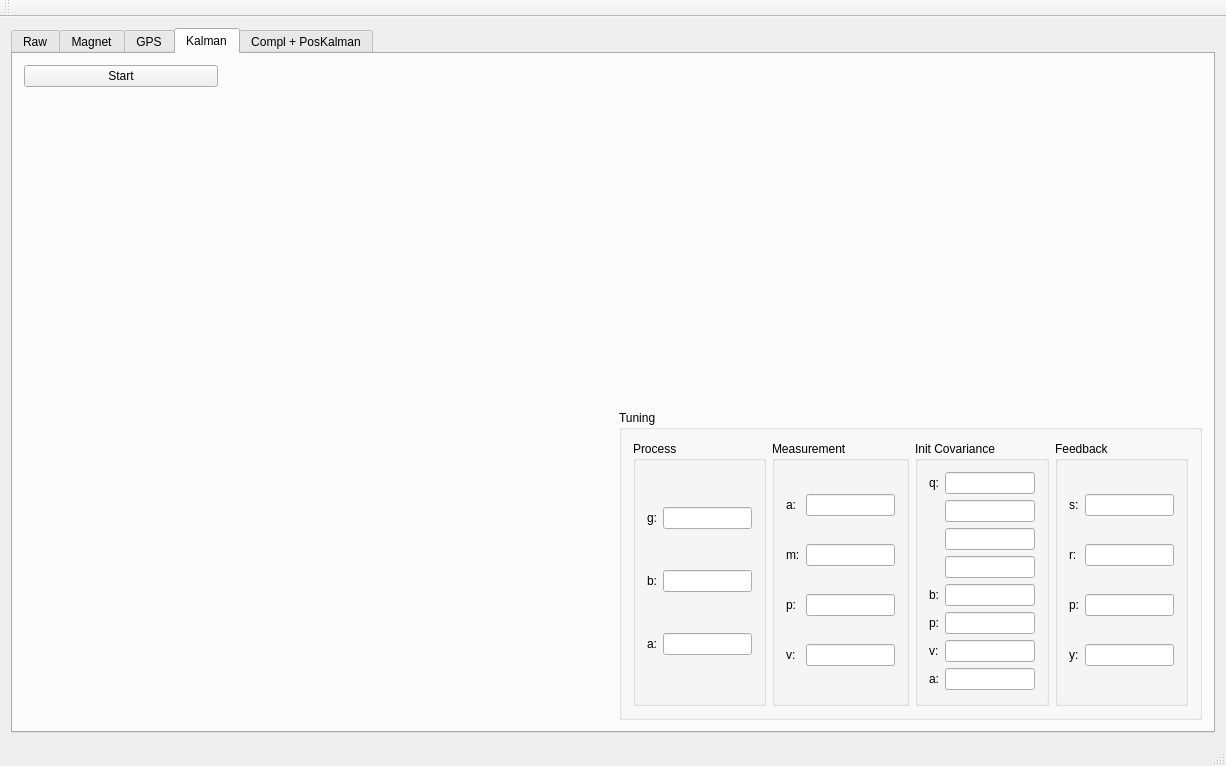
<?xml version="1.0" encoding="UTF-8"?>
<ui version="4.0">
 <class>MainWindow</class>
 <widget class="QMainWindow" name="MainWindow">
  <property name="geometry">
   <rect>
    <x>0</x>
    <y>0</y>
    <width>1226</width>
    <height>766</height>
   </rect>
  </property>
  <property name="windowTitle">
   <string>MainWindow</string>
  </property>
  <widget class="QWidget" name="centralWidget">
   <layout class="QVBoxLayout" name="verticalLayout">
    <item>
     <widget class="QTabWidget" name="tabWidget">
      <property name="currentIndex">
       <number>3</number>
      </property>
      <widget class="QWidget" name="tab">
       <attribute name="title">
        <string>Raw</string>
       </attribute>
       <layout class="QVBoxLayout" name="verticalLayout_3">
        <item>
         <widget class="QCustomPlot" name="plot1" native="true">
          <property name="sizePolicy">
           <sizepolicy hsizetype="Expanding" vsizetype="Expanding">
            <horstretch>0</horstretch>
            <verstretch>0</verstretch>
           </sizepolicy>
          </property>
         </widget>
        </item>
        <item>
         <widget class="QCustomPlot" name="plot2" native="true">
          <property name="sizePolicy">
           <sizepolicy hsizetype="Expanding" vsizetype="Expanding">
            <horstretch>0</horstretch>
            <verstretch>0</verstretch>
           </sizepolicy>
          </property>
         </widget>
        </item>
        <item>
         <widget class="QCustomPlot" name="plot3" native="true">
          <property name="sizePolicy">
           <sizepolicy hsizetype="Expanding" vsizetype="Expanding">
            <horstretch>0</horstretch>
            <verstretch>0</verstretch>
           </sizepolicy>
          </property>
         </widget>
        </item>
       </layout>
      </widget>
      <widget class="QWidget" name="tab_2">
       <attribute name="title">
        <string>Magnet</string>
       </attribute>
       <layout class="QGridLayout" name="gridLayout" columnstretch="1,2,1,2,2">
        <item row="2" column="3" colspan="2">
         <widget class="QWidget" name="widget_2" native="true"/>
        </item>
        <item row="2" column="0" colspan="3">
         <widget class="QWidget" name="widget" native="true"/>
        </item>
        <item row="8" column="3">
         <widget class="QLineEdit" name="zspan_le"/>
        </item>
        <item row="0" column="1" colspan="4">
         <spacer name="horizontalSpacer">
          <property name="orientation">
           <enum>Qt::Horizontal</enum>
          </property>
          <property name="sizeHint" stdset="0">
           <size>
            <width>40</width>
            <height>20</height>
           </size>
          </property>
         </spacer>
        </item>
        <item row="5" column="4">
         <widget class="QPushButton" name="pushButton_3">
          <property name="text">
           <string>Save</string>
          </property>
         </widget>
        </item>
        <item row="8" column="0">
         <widget class="QLabel" name="label_3">
          <property name="text">
           <string>Z bias, uT:</string>
          </property>
         </widget>
        </item>
        <item row="7" column="1">
         <widget class="QLineEdit" name="ybias_le"/>
        </item>
        <item row="7" column="0">
         <widget class="QLabel" name="label_2">
          <property name="text">
           <string>Y bias, uT:</string>
          </property>
         </widget>
        </item>
        <item row="8" column="1">
         <widget class="QLineEdit" name="zbias_le"/>
        </item>
        <item row="5" column="2">
         <widget class="QLabel" name="label_4">
          <property name="text">
           <string>X scale:</string>
          </property>
         </widget>
        </item>
        <item row="5" column="0">
         <widget class="QLabel" name="label">
          <property name="text">
           <string>X bias, uT:</string>
          </property>
         </widget>
        </item>
        <item row="5" column="1">
         <widget class="QLineEdit" name="xbias_le"/>
        </item>
        <item row="7" column="4">
         <spacer name="horizontalSpacer_3">
          <property name="orientation">
           <enum>Qt::Horizontal</enum>
          </property>
          <property name="sizeHint" stdset="0">
           <size>
            <width>40</width>
            <height>20</height>
           </size>
          </property>
         </spacer>
        </item>
        <item row="0" column="0">
         <widget class="QPushButton" name="pushButton">
          <property name="text">
           <string>Calibrate</string>
          </property>
          <property name="checkable">
           <bool>true</bool>
          </property>
         </widget>
        </item>
        <item row="7" column="2">
         <widget class="QLabel" name="label_5">
          <property name="text">
           <string>Y scale:</string>
          </property>
         </widget>
        </item>
        <item row="7" column="3">
         <widget class="QLineEdit" name="yspan_le"/>
        </item>
        <item row="8" column="4">
         <spacer name="horizontalSpacer_4">
          <property name="orientation">
           <enum>Qt::Horizontal</enum>
          </property>
          <property name="sizeHint" stdset="0">
           <size>
            <width>40</width>
            <height>20</height>
           </size>
          </property>
         </spacer>
        </item>
        <item row="5" column="3">
         <widget class="QLineEdit" name="xspan_le"/>
        </item>
        <item row="8" column="2">
         <widget class="QLabel" name="label_6">
          <property name="text">
           <string>Z scale:</string>
          </property>
         </widget>
        </item>
        <item row="1" column="0" colspan="5">
         <spacer name="horizontalSpacer_17">
          <property name="orientation">
           <enum>Qt::Horizontal</enum>
          </property>
          <property name="sizeHint" stdset="0">
           <size>
            <width>40</width>
            <height>20</height>
           </size>
          </property>
         </spacer>
        </item>
       </layout>
      </widget>
      <widget class="QWidget" name="tab_3">
       <attribute name="title">
        <string>GPS</string>
       </attribute>
       <layout class="QGridLayout" name="gridLayout_2" columnstretch="0,0,0,0">
        <item row="4" column="0">
         <widget class="QLabel" name="label_11">
          <property name="text">
           <string>VY:</string>
          </property>
         </widget>
        </item>
        <item row="4" column="1" colspan="2">
         <widget class="QLineEdit" name="vy_le"/>
        </item>
        <item row="4" column="3">
         <spacer name="horizontalSpacer_9">
          <property name="orientation">
           <enum>Qt::Horizontal</enum>
          </property>
          <property name="sizeHint" stdset="0">
           <size>
            <width>539</width>
            <height>20</height>
           </size>
          </property>
         </spacer>
        </item>
        <item row="5" column="0">
         <widget class="QLabel" name="label_12">
          <property name="text">
           <string>VZ:</string>
          </property>
         </widget>
        </item>
        <item row="5" column="1" colspan="2">
         <widget class="QLineEdit" name="vz_le"/>
        </item>
        <item row="5" column="3">
         <spacer name="horizontalSpacer_10">
          <property name="orientation">
           <enum>Qt::Horizontal</enum>
          </property>
          <property name="sizeHint" stdset="0">
           <size>
            <width>539</width>
            <height>20</height>
           </size>
          </property>
         </spacer>
        </item>
        <item row="6" column="0">
         <widget class="QLabel" name="label_13">
          <property name="text">
           <string>LAT:</string>
          </property>
         </widget>
        </item>
        <item row="6" column="1" colspan="2">
         <widget class="QLineEdit" name="lat_le"/>
        </item>
        <item row="6" column="3">
         <spacer name="horizontalSpacer_11">
          <property name="orientation">
           <enum>Qt::Horizontal</enum>
          </property>
          <property name="sizeHint" stdset="0">
           <size>
            <width>539</width>
            <height>20</height>
           </size>
          </property>
         </spacer>
        </item>
        <item row="7" column="0">
         <widget class="QLabel" name="label_14">
          <property name="text">
           <string>LON:</string>
          </property>
         </widget>
        </item>
        <item row="7" column="1" colspan="2">
         <widget class="QLineEdit" name="lon_le"/>
        </item>
        <item row="7" column="3">
         <spacer name="horizontalSpacer_12">
          <property name="orientation">
           <enum>Qt::Horizontal</enum>
          </property>
          <property name="sizeHint" stdset="0">
           <size>
            <width>539</width>
            <height>20</height>
           </size>
          </property>
         </spacer>
        </item>
        <item row="8" column="0">
         <widget class="QLabel" name="label_15">
          <property name="text">
           <string>ALT:</string>
          </property>
         </widget>
        </item>
        <item row="8" column="1" colspan="2">
         <widget class="QLineEdit" name="alt_le"/>
        </item>
        <item row="8" column="3">
         <spacer name="horizontalSpacer_13">
          <property name="orientation">
           <enum>Qt::Horizontal</enum>
          </property>
          <property name="sizeHint" stdset="0">
           <size>
            <width>539</width>
            <height>20</height>
           </size>
          </property>
         </spacer>
        </item>
        <item row="9" column="0">
         <widget class="QLabel" name="label_16">
          <property name="text">
           <string>MSL_ALT:</string>
          </property>
         </widget>
        </item>
        <item row="9" column="1" colspan="2">
         <widget class="QLineEdit" name="msl_alt_le"/>
        </item>
        <item row="9" column="3">
         <spacer name="horizontalSpacer_14">
          <property name="orientation">
           <enum>Qt::Horizontal</enum>
          </property>
          <property name="sizeHint" stdset="0">
           <size>
            <width>539</width>
            <height>20</height>
           </size>
          </property>
         </spacer>
        </item>
        <item row="10" column="0">
         <widget class="QLabel" name="label_17">
          <property name="text">
           <string>TIME:</string>
          </property>
         </widget>
        </item>
        <item row="10" column="1" colspan="2">
         <widget class="QLineEdit" name="time_le"/>
        </item>
        <item row="10" column="3">
         <spacer name="horizontalSpacer_15">
          <property name="orientation">
           <enum>Qt::Horizontal</enum>
          </property>
          <property name="sizeHint" stdset="0">
           <size>
            <width>539</width>
            <height>20</height>
           </size>
          </property>
         </spacer>
        </item>
        <item row="0" column="0">
         <widget class="QLabel" name="label_7">
          <property name="text">
           <string>X:</string>
          </property>
         </widget>
        </item>
        <item row="0" column="1" colspan="2">
         <widget class="QLineEdit" name="x_le"/>
        </item>
        <item row="0" column="3">
         <spacer name="horizontalSpacer_5">
          <property name="orientation">
           <enum>Qt::Horizontal</enum>
          </property>
          <property name="sizeHint" stdset="0">
           <size>
            <width>539</width>
            <height>20</height>
           </size>
          </property>
         </spacer>
        </item>
        <item row="1" column="0">
         <widget class="QLabel" name="label_8">
          <property name="text">
           <string>Y:</string>
          </property>
         </widget>
        </item>
        <item row="1" column="1" colspan="2">
         <widget class="QLineEdit" name="y_le"/>
        </item>
        <item row="1" column="3">
         <spacer name="horizontalSpacer_6">
          <property name="orientation">
           <enum>Qt::Horizontal</enum>
          </property>
          <property name="sizeHint" stdset="0">
           <size>
            <width>539</width>
            <height>20</height>
           </size>
          </property>
         </spacer>
        </item>
        <item row="2" column="0">
         <widget class="QLabel" name="label_9">
          <property name="text">
           <string>Z:</string>
          </property>
         </widget>
        </item>
        <item row="2" column="1" colspan="2">
         <widget class="QLineEdit" name="z_le"/>
        </item>
        <item row="2" column="3">
         <spacer name="horizontalSpacer_7">
          <property name="orientation">
           <enum>Qt::Horizontal</enum>
          </property>
          <property name="sizeHint" stdset="0">
           <size>
            <width>539</width>
            <height>20</height>
           </size>
          </property>
         </spacer>
        </item>
        <item row="3" column="0">
         <widget class="QLabel" name="label_10">
          <property name="text">
           <string>VX:</string>
          </property>
         </widget>
        </item>
        <item row="3" column="1" colspan="2">
         <widget class="QLineEdit" name="vx_le"/>
        </item>
        <item row="3" column="3">
         <spacer name="horizontalSpacer_8">
          <property name="orientation">
           <enum>Qt::Horizontal</enum>
          </property>
          <property name="sizeHint" stdset="0">
           <size>
            <width>539</width>
            <height>20</height>
           </size>
          </property>
         </spacer>
        </item>
       </layout>
      </widget>
      <widget class="QWidget" name="tab_4">
       <attribute name="title">
        <string>Kalman</string>
       </attribute>
       <layout class="QGridLayout" name="gridLayout_3" columnstretch="1,2,3">
        <item row="0" column="0">
         <widget class="QPushButton" name="pushButton_2">
          <property name="text">
           <string>Start</string>
          </property>
          <property name="checkable">
           <bool>true</bool>
          </property>
         </widget>
        </item>
        <item row="0" column="1" colspan="2">
         <spacer name="horizontalSpacer_2">
          <property name="orientation">
           <enum>Qt::Horizontal</enum>
          </property>
          <property name="sizeHint" stdset="0">
           <size>
            <width>746</width>
            <height>17</height>
           </size>
          </property>
         </spacer>
        </item>
        <item row="1" column="2">
         <widget class="QCustomPlot" name="plot5" native="true"/>
        </item>
        <item row="2" column="0" colspan="2">
         <widget class="QWidget" name="dwidget" native="true"/>
        </item>
        <item row="1" column="0" colspan="2">
         <widget class="QCustomPlot" name="plot4" native="true"/>
        </item>
        <item row="2" column="2">
         <widget class="QGroupBox" name="groupBox">
          <property name="title">
           <string>Tuning</string>
          </property>
          <layout class="QHBoxLayout" name="horizontalLayout">
           <item>
            <widget class="QGroupBox" name="groupBox_2">
             <property name="title">
              <string>Process</string>
             </property>
             <layout class="QGridLayout" name="gridLayout_4">
              <item row="0" column="0">
               <widget class="QLabel" name="label_27">
                <property name="text">
                 <string>g:</string>
                </property>
               </widget>
              </item>
              <item row="0" column="1">
               <widget class="QLineEdit" name="gyro_process_le"/>
              </item>
              <item row="1" column="0">
               <widget class="QLabel" name="label_28">
                <property name="text">
                 <string>b:</string>
                </property>
               </widget>
              </item>
              <item row="1" column="1">
               <widget class="QLineEdit" name="gyro_bias_process_le"/>
              </item>
              <item row="2" column="0">
               <widget class="QLabel" name="label_29">
                <property name="text">
                 <string>a:</string>
                </property>
               </widget>
              </item>
              <item row="2" column="1">
               <widget class="QLineEdit" name="accel_process_le"/>
              </item>
             </layout>
            </widget>
           </item>
           <item>
            <widget class="QGroupBox" name="groupBox_3">
             <property name="title">
              <string>Measurement</string>
             </property>
             <layout class="QGridLayout" name="gridLayout_5">
              <item row="0" column="0">
               <widget class="QLabel" name="label_23">
                <property name="text">
                 <string>a:</string>
                </property>
               </widget>
              </item>
              <item row="0" column="1">
               <widget class="QLineEdit" name="accel_meas_le"/>
              </item>
              <item row="1" column="0">
               <widget class="QLabel" name="label_24">
                <property name="text">
                 <string>m:</string>
                </property>
               </widget>
              </item>
              <item row="1" column="1">
               <widget class="QLineEdit" name="magn_meas_le"/>
              </item>
              <item row="2" column="0">
               <widget class="QLabel" name="label_25">
                <property name="text">
                 <string>p:</string>
                </property>
               </widget>
              </item>
              <item row="2" column="1">
               <widget class="QLineEdit" name="pos_meas_le"/>
              </item>
              <item row="3" column="0">
               <widget class="QLabel" name="label_26">
                <property name="text">
                 <string>v:</string>
                </property>
               </widget>
              </item>
              <item row="3" column="1">
               <widget class="QLineEdit" name="vel_meas_le"/>
              </item>
             </layout>
            </widget>
           </item>
           <item>
            <widget class="QGroupBox" name="groupBox_4">
             <property name="title">
              <string>Init Covariance</string>
             </property>
             <layout class="QGridLayout" name="gridLayout_6">
              <item row="0" column="0">
               <widget class="QLabel" name="label_18">
                <property name="text">
                 <string>q:</string>
                </property>
               </widget>
              </item>
              <item row="0" column="1">
               <widget class="QLineEdit" name="qs_init_le"/>
              </item>
              <item row="4" column="0">
               <widget class="QLabel" name="label_19">
                <property name="text">
                 <string>b:</string>
                </property>
               </widget>
              </item>
              <item row="4" column="1">
               <widget class="QLineEdit" name="bias_init_le"/>
              </item>
              <item row="5" column="0">
               <widget class="QLabel" name="label_20">
                <property name="text">
                 <string>p:</string>
                </property>
               </widget>
              </item>
              <item row="5" column="1">
               <widget class="QLineEdit" name="pos_init_le"/>
              </item>
              <item row="6" column="0">
               <widget class="QLabel" name="label_21">
                <property name="text">
                 <string>v:</string>
                </property>
               </widget>
              </item>
              <item row="6" column="1">
               <widget class="QLineEdit" name="vel_init_le"/>
              </item>
              <item row="7" column="1">
               <widget class="QLineEdit" name="accel_init_le"/>
              </item>
              <item row="7" column="0">
               <widget class="QLabel" name="label_22">
                <property name="text">
                 <string>a:</string>
                </property>
               </widget>
              </item>
              <item row="1" column="1">
               <widget class="QLineEdit" name="qx_init_le"/>
              </item>
              <item row="2" column="1">
               <widget class="QLineEdit" name="qy_init_le"/>
              </item>
              <item row="3" column="1">
               <widget class="QLineEdit" name="qz_init_le"/>
              </item>
             </layout>
            </widget>
           </item>
           <item>
            <widget class="QGroupBox" name="groupBox_5">
             <property name="title">
              <string>Feedback</string>
             </property>
             <layout class="QGridLayout" name="gridLayout_7">
              <item row="3" column="1">
               <widget class="QLineEdit" name="yaw_std_le"/>
              </item>
              <item row="1" column="1">
               <widget class="QLineEdit" name="roll_std_le"/>
              </item>
              <item row="2" column="0">
               <widget class="QLabel" name="_2">
                <property name="text">
                 <string>p:</string>
                </property>
               </widget>
              </item>
              <item row="1" column="0">
               <widget class="QLabel" name="label_30">
                <property name="text">
                 <string>r:</string>
                </property>
               </widget>
              </item>
              <item row="3" column="0">
               <widget class="QLabel" name="_3">
                <property name="text">
                 <string>y:</string>
                </property>
               </widget>
              </item>
              <item row="2" column="1">
               <widget class="QLineEdit" name="pitch_std_le"/>
              </item>
              <item row="0" column="1">
               <widget class="QLineEdit" name="samples_le"/>
              </item>
              <item row="0" column="0">
               <widget class="QLabel" name="label_31">
                <property name="text">
                 <string>s:</string>
                </property>
               </widget>
              </item>
             </layout>
            </widget>
           </item>
          </layout>
         </widget>
        </item>
       </layout>
      </widget>
      <widget class="QWidget" name="tab_5">
       <attribute name="title">
        <string>Compl + PosKalman</string>
       </attribute>
       <layout class="QGridLayout" name="gridLayout_8" columnstretch="1,2,3">
        <item row="0" column="0">
         <widget class="QPushButton" name="pushButton_4">
          <property name="text">
           <string>Start</string>
          </property>
          <property name="checkable">
           <bool>true</bool>
          </property>
         </widget>
        </item>
        <item row="1" column="0" colspan="2">
         <widget class="QCustomPlot" name="plot6" native="true"/>
        </item>
        <item row="1" column="2">
         <widget class="QCustomPlot" name="plot7" native="true"/>
        </item>
        <item row="2" column="2">
         <widget class="QGroupBox" name="groupBox_6">
          <property name="title">
           <string>Tuning</string>
          </property>
          <layout class="QHBoxLayout" name="horizontalLayout_2">
           <item>
            <widget class="QGroupBox" name="groupBox_7">
             <property name="title">
              <string>Gain</string>
             </property>
             <layout class="QGridLayout" name="gridLayout_10">
              <item row="0" column="0">
               <widget class="QLabel" name="label_34">
                <property name="text">
                 <string>a:</string>
                </property>
               </widget>
              </item>
              <item row="0" column="1">
               <widget class="QLineEdit" name="a_gain_le"/>
              </item>
              <item row="1" column="0">
               <widget class="QLabel" name="label_35">
                <property name="text">
                 <string>m:</string>
                </property>
               </widget>
              </item>
              <item row="1" column="1">
               <widget class="QLineEdit" name="m_gain_le"/>
              </item>
             </layout>
            </widget>
           </item>
           <item>
            <widget class="QGroupBox" name="groupBox_8">
             <property name="title">
              <string>Feedback</string>
             </property>
             <layout class="QGridLayout" name="gridLayout_9">
              <item row="0" column="0">
               <widget class="QLabel" name="label_32">
                <property name="text">
                 <string>s:</string>
                </property>
               </widget>
              </item>
              <item row="0" column="1">
               <widget class="QLineEdit" name="samples_le_2"/>
              </item>
              <item row="1" column="0">
               <widget class="QLabel" name="label_33">
                <property name="text">
                 <string>r:</string>
                </property>
               </widget>
              </item>
              <item row="1" column="1">
               <widget class="QLineEdit" name="roll_std_le_2"/>
              </item>
              <item row="2" column="0">
               <widget class="QLabel" name="_4">
                <property name="text">
                 <string>p:</string>
                </property>
               </widget>
              </item>
              <item row="2" column="1">
               <widget class="QLineEdit" name="pitch_std_le_2"/>
              </item>
              <item row="3" column="0">
               <widget class="QLabel" name="_5">
                <property name="text">
                 <string>y:</string>
                </property>
               </widget>
              </item>
              <item row="3" column="1">
               <widget class="QLineEdit" name="yaw_std_le_2"/>
              </item>
             </layout>
            </widget>
           </item>
          </layout>
         </widget>
        </item>
        <item row="0" column="1" colspan="2">
         <spacer name="horizontalSpacer_16">
          <property name="orientation">
           <enum>Qt::Horizontal</enum>
          </property>
          <property name="sizeHint" stdset="0">
           <size>
            <width>981</width>
            <height>20</height>
           </size>
          </property>
         </spacer>
        </item>
        <item row="2" column="0" colspan="2">
         <widget class="QWidget" name="dwidget2" native="true"/>
        </item>
       </layout>
      </widget>
     </widget>
    </item>
   </layout>
  </widget>
  <widget class="QMenuBar" name="menuBar">
   <property name="geometry">
    <rect>
     <x>0</x>
     <y>0</y>
     <width>1226</width>
     <height>20</height>
    </rect>
   </property>
  </widget>
  <widget class="QToolBar" name="mainToolBar">
   <attribute name="toolBarArea">
    <enum>TopToolBarArea</enum>
   </attribute>
   <attribute name="toolBarBreak">
    <bool>false</bool>
   </attribute>
  </widget>
  <widget class="QStatusBar" name="statusBar"/>
 </widget>
 <layoutdefault spacing="6" margin="11"/>
 <customwidgets>
  <customwidget>
   <class>QCustomPlot</class>
   <extends>QWidget</extends>
   <header>qcustomplot.h</header>
   <container>1</container>
  </customwidget>
 </customwidgets>
 <resources/>
 <connections/>
</ui>
